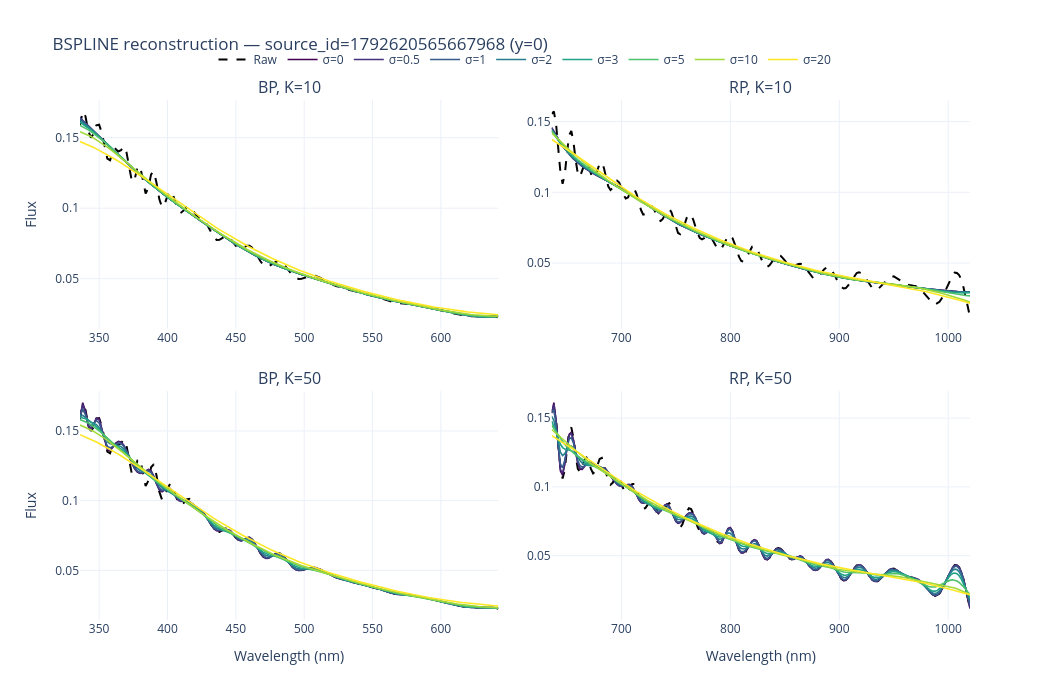

The notebook cell this image was saved under:
### Markdown cell above
### 10a. B-spline basis

Each subplot shows the **raw spectrum** (black dashed) and the **basis reconstruction** for every σ value.
- Rows = K (number of basis coefficients)
- Columns = spectral arm (BP, RP)
- Colored lines = reconstruction from K B-spline coefficients fitted on gaussian-smoothed flux at that σ

### Code cell
def plot_basis_reconstructions(basis: str):
    fig = make_subplots(
        rows=len(K_VIS), cols=2,
        subplot_titles=[f"{arm}, K={k}" for k in K_VIS for arm in ("BP", "RP")],
        vertical_spacing=0.12, horizontal_spacing=0.06,
    )
    shown = set()

    for ri, K in enumerate(K_VIS, 1):
        for ci, (block, arm) in enumerate([(bp_block, "BP"), (rp_block, "RP")], 1):
            raw_flux = block.flux[STAR_IDX]
            wl = block.wavelengths

            fig.add_trace(go.Scatter(
                x=wl, y=raw_flux, mode="lines",
                line=dict(color="black", width=2, dash="dash"),
                name="Raw", legendgroup="raw",
                showlegend="raw" not in shown,
            ), row=ri, col=ci)
            shown.add("raw")

            for sigma in ALL_SIGMAS:
                smoothing = "none" if sigma == 0 else "gaussian"
                sm_kwargs = {} if sigma == 0 else {"sigma": sigma}
                smoothed = step02.smooth_flux(raw_flux, smoothing, **sm_kwargs)
                coeffs = step02.fit_basis(wl, smoothed, basis, K)
                recon = step02.reconstruct_flux(wl, coeffs, basis)

                lname = f"σ={sigma}"
                fig.add_trace(go.Scatter(
                    x=wl, y=recon, mode="lines",
                    line=dict(color=SIGMA_COLORS[sigma], width=1.6),
                    name=lname, legendgroup=lname,
                    showlegend=lname not in shown,
                ), row=ri, col=ci)
                shown.add(lname)

    fig.update_layout(
        height=700, width=1050,
        title_text=f"{basis.upper()} reconstruction — source_id={sid} (y={label})",
        template="plotly_white",
        legend=dict(orientation="h", yanchor="bottom", y=1.05, xanchor="center", x=0.5),
    )
    fig.update_xaxes(title_text="Wavelength (nm)", row=len(K_VIS))
    fig.update_yaxes(title_text="Flux", col=1)
    return fig

plot_basis_reconstructions("bspline").show()

### Figure 1 — Plotly figure (JSON) as saved in the notebook; plotly's stock layout.template omitted (floating-point values rounded to 4 significant figures; data arrays with more than 128 entries replaced by an {"elided": "..."} marker saying what was removed)
{"data": [{"legendgroup": "raw", "line": {"color": "black", "dash": "dash", "width": 2}, "mode": "lines", "name": "Raw", "showlegend": true, "type": "scatter", "x": {"elided": "154 float values"}, "xaxis": "x", "y": {"elided": "154 float values"}, "yaxis": "y"}, {"legendgroup": "σ=0", "line": {"color": "rgb(68, 1, 84)", "width": 1.6}, "mode": "lines", "name": "σ=0", "showlegend": true, "type": "scatter", "x": {"elided": "154 float values"}, "xaxis": "x", "y": {"elided": "154 float values"}, "yaxis": "y"}, {"legendgroup": "σ=0.5", "line": {"color": "rgb(69, 49, 125)", "width": 1.6}, "mode": "lines", "name": "σ=0.5", "showlegend": true, "type": "scatter", "x": {"elided": "154 float values"}, "xaxis": "x", "y": {"elided": "154 float values"}, "yaxis": "y"}, {"legendgroup": "σ=1", "line": {"color": "rgb(55, 91, 140)", "width": 1.6}, "mode": "lines", "name": "σ=1", "showlegend": true, "type": "scatter", "x": {"elided": "154 float values"}, "xaxis": "x", "y": {"elided": "154 float values"}, "yaxis": "y"}, {"legendgroup": "σ=2", "line": {"color": "rgb(40, 126, 142)", "width": 1.6}, "mode": "lines", "name": "σ=2", "showlegend": true, "type": "scatter", "x": {"elided": "154 float values"}, "xaxis": "x", "y": {"elided": "154 float values"}, "yaxis": "y"}, {"legendgroup": "σ=3", "line": {"color": "rgb(34, 162, 135)", "width": 1.6}, "mode": "lines", "name": "σ=3", "showlegend": true, "type": "scatter", "x": {"elided": "154 float values"}, "xaxis": "x", "y": {"elided": "154 float values"}, "yaxis": "y"}, {"legendgroup": "σ=5", "line": {"color": "rgb(77, 193, 107)", "width": 1.6}, "mode": "lines", "name": "σ=5", "showlegend": true, "type": "scatter", "x": {"elided": "154 float values"}, "xaxis": "x", "y": {"elided": "154 float values"}, "yaxis": "y"}, {"legendgroup": "σ=10", "line": {"color": "rgb(161, 217, 56)", "width": 1.6}, "mode": "lines", "name": "σ=10", "showlegend": true, "type": "scatter", "x": {"elided": "154 float values"}, "xaxis": "x", "y": {"elided": "154 float values"}, "yaxis": "y"}, {"legendgroup": "σ=20", "line": {"color": "rgb(253, 231, 37)", "width": 1.6}, "mode": "lines", "name": "σ=20", "showlegend": true, "type": "scatter", "x": {"elided": "154 float values"}, "xaxis": "x", "y": {"elided": "154 float values"}, "yaxis": "y"}, {"legendgroup": "raw", "line": {"color": "black", "dash": "dash", "width": 2}, "mode": "lines", "name": "Raw", "showlegend": false, "type": "scatter", "x": {"elided": "193 float values"}, "xaxis": "x2", "y": {"elided": "193 float values"}, "yaxis": "y2"}, {"legendgroup": "σ=0", "line": {"color": "rgb(68, 1, 84)", "width": 1.6}, "mode": "lines", "name": "σ=0", "showlegend": false, "type": "scatter", "x": {"elided": "193 float values"}, "xaxis": "x2", "y": {"elided": "193 float values"}, "yaxis": "y2"}, {"legendgroup": "σ=0.5", "line": {"color": "rgb(69, 49, 125)", "width": 1.6}, "mode": "lines", "name": "σ=0.5", "showlegend": false, "type": "scatter", "x": {"elided": "193 float values"}, "xaxis": "x2", "y": {"elided": "193 float values"}, "yaxis": "y2"}, {"legendgroup": "σ=1", "line": {"color": "rgb(55, 91, 140)", "width": 1.6}, "mode": "lines", "name": "σ=1", "showlegend": false, "type": "scatter", "x": {"elided": "193 float values"}, "xaxis": "x2", "y": {"elided": "193 float values"}, "yaxis": "y2"}, {"legendgroup": "σ=2", "line": {"color": "rgb(40, 126, 142)", "width": 1.6}, "mode": "lines", "name": "σ=2", "showlegend": false, "type": "scatter", "x": {"elided": "193 float values"}, "xaxis": "x2", "y": {"elided": "193 float values"}, "yaxis": "y2"}, {"legendgroup": "σ=3", "line": {"color": "rgb(34, 162, 135)", "width": 1.6}, "mode": "lines", "name": "σ=3", "showlegend": false, "type": "scatter", "x": {"elided": "193 float values"}, "xaxis": "x2", "y": {"elided": "193 float values"}, "yaxis": "y2"}, {"legendgroup": "σ=5", "line": {"color": "rgb(77, 193, 107)", "width": 1.6}, "mode": "lines", "name": "σ=5", "showlegend": false, "type": "scatter", "x": {"elided": "193 float values"}, "xaxis": "x2", "y": {"elided": "193 float values"}, "yaxis": "y2"}, {"legendgroup": "σ=10", "line": {"color": "rgb(161, 217, 56)", "width": 1.6}, "mode": "lines", "name": "σ=10", "showlegend": false, "type": "scatter", "x": {"elided": "193 float values"}, "xaxis": "x2", "y": {"elided": "193 float values"}, "yaxis": "y2"}, {"legendgroup": "σ=20", "line": {"color": "rgb(253, 231, 37)", "width": 1.6}, "mode": "lines", "name": "σ=20", "showlegend": false, "type": "scatter", "x": {"elided": "193 float values"}, "xaxis": "x2", "y": {"elided": "193 float values"}, "yaxis": "y2"}, {"legendgroup": "raw", "line": {"color": "black", "dash": "dash", "width": 2}, "mode": "lines", "name": "Raw", "showlegend": false, "type": "scatter", "x": {"elided": "154 float values"}, "xaxis": "x3", "y": {"elided": "154 float values"}, "yaxis": "y3"}, {"legendgroup": "σ=0", "line": {"color": "rgb(68, 1, 84)", "width": 1.6}, "mode": "lines", "name": "σ=0", "showlegend": false, "type": "scatter", "x": {"elided": "154 float values"}, "xaxis": "x3", "y": {"elided": "154 float values"}, "yaxis": "y3"}, {"legendgroup": "σ=0.5", "line": {"color": "rgb(69, 49, 125)", "width": 1.6}, "mode": "lines", "name": "σ=0.5", "showlegend": false, "type": "scatter", "x": {"elided": "154 float values"}, "xaxis": "x3", "y": {"elided": "154 float values"}, "yaxis": "y3"}, {"legendgroup": "σ=1", "line": {"color": "rgb(55, 91, 140)", "width": 1.6}, "mode": "lines", "name": "σ=1", "showlegend": false, "type": "scatter", "x": {"elided": "154 float values"}, "xaxis": "x3", "y": {"elided": "154 float values"}, "yaxis": "y3"}, {"legendgroup": "σ=2", "line": {"color": "rgb(40, 126, 142)", "width": 1.6}, "mode": "lines", "name": "σ=2", "showlegend": false, "type": "scatter", "x": {"elided": "154 float values"}, "xaxis": "x3", "y": {"elided": "154 float values"}, "yaxis": "y3"}, {"legendgroup": "σ=3", "line": {"color": "rgb(34, 162, 135)", "width": 1.6}, "mode": "lines", "name": "σ=3", "showlegend": false, "type": "scatter", "x": {"elided": "154 float values"}, "xaxis": "x3", "y": {"elided": "154 float values"}, "yaxis": "y3"}, {"legendgroup": "σ=5", "line": {"color": "rgb(77, 193, 107)", "width": 1.6}, "mode": "lines", "name": "σ=5", "showlegend": false, "type": "scatter", "x": {"elided": "154 float values"}, "xaxis": "x3", "y": {"elided": "154 float values"}, "yaxis": "y3"}, {"legendgroup": "σ=10", "line": {"color": "rgb(161, 217, 56)", "width": 1.6}, "mode": "lines", "name": "σ=10", "showlegend": false, "type": "scatter", "x": {"elided": "154 float values"}, "xaxis": "x3", "y": {"elided": "154 float values"}, "yaxis": "y3"}, {"legendgroup": "σ=20", "line": {"color": "rgb(253, 231, 37)", "width": 1.6}, "mode": "lines", "name": "σ=20", "showlegend": false, "type": "scatter", "x": {"elided": "154 float values"}, "xaxis": "x3", "y": {"elided": "154 float values"}, "yaxis": "y3"}, {"legendgroup": "raw", "line": {"color": "black", "dash": "dash", "width": 2}, "mode": "lines", "name": "Raw", "showlegend": false, "type": "scatter", "x": {"elided": "193 float values"}, "xaxis": "x4", "y": {"elided": "193 float values"}, "yaxis": "y4"}, {"legendgroup": "σ=0", "line": {"color": "rgb(68, 1, 84)", "width": 1.6}, "mode": "lines", "name": "σ=0", "showlegend": false, "type": "scatter", "x": {"elided": "193 float values"}, "xaxis": "x4", "y": {"elided": "193 float values"}, "yaxis": "y4"}, {"legendgroup": "σ=0.5", "line": {"color": "rgb(69, 49, 125)", "width": 1.6}, "mode": "lines", "name": "σ=0.5", "showlegend": false, "type": "scatter", "x": {"elided": "193 float values"}, "xaxis": "x4", "y": {"elided": "193 float values"}, "yaxis": "y4"}, {"legendgroup": "σ=1", "line": {"color": "rgb(55, 91, 140)", "width": 1.6}, "mode": "lines", "name": "σ=1", "showlegend": false, "type": "scatter", "x": {"elided": "193 float values"}, "xaxis": "x4", "y": {"elided": "193 float values"}, "yaxis": "y4"}, {"legendgroup": "σ=2", "line": {"color": "rgb(40, 126, 142)", "width": 1.6}, "mode": "lines", "name": "σ=2", "showlegend": false, "type": "scatter", "x": {"elided": "193 float values"}, "xaxis": "x4", "y": {"elided": "193 float values"}, "yaxis": "y4"}, {"legendgroup": "σ=3", "line": {"color": "rgb(34, 162, 135)", "width": 1.6}, "mode": "lines", "name": "σ=3", "showlegend": false, "type": "scatter", "x": {"elided": "193 float values"}, "xaxis": "x4", "y": {"elided": "193 float values"}, "yaxis": "y4"}, {"legendgroup": "σ=5", "line": {"color": "rgb(77, 193, 107)", "width": 1.6}, "mode": "lines", "name": "σ=5", "showlegend": false, "type": "scatter", "x": {"elided": "193 float values"}, "xaxis": "x4", "y": {"elided": "193 float values"}, "yaxis": "y4"}, {"legendgroup": "σ=10", "line": {"color": "rgb(161, 217, 56)", "width": 1.6}, "mode": "lines", "name": "σ=10", "showlegend": false, "type": "scatter", "x": {"elided": "193 float values"}, "xaxis": "x4", "y": {"elided": "193 float values"}, "yaxis": "y4"}, {"legendgroup": "σ=20", "line": {"color": "rgb(253, 231, 37)", "width": 1.6}, "mode": "lines", "name": "σ=20", "showlegend": false, "type": "scatter", "x": {"elided": "193 float values"}, "xaxis": "x4", "y": {"elided": "193 float values"}, "yaxis": "y4"}], "layout": {"annotations": [{"font": {"size": 16}, "showarrow": false, "text": "BP, K=10", "x": 0.235, "xanchor": "center", "xref": "paper", "y": 1, "yanchor": "bottom", "yref": "paper"}, {"font": {"size": 16}, "showarrow": false, "text": "RP, K=10", "x": 0.765, "xanchor": "center", "xref": "paper", "y": 1, "yanchor": "bottom", "yref": "paper"}, {"font": {"size": 16}, "showarrow": false, "text": "BP, K=50", "x": 0.235, "xanchor": "center", "xref": "paper", "y": 0.44, "yanchor": "bottom", "yref": "paper"}, {"font": {"size": 16}, "showarrow": false, "text": "RP, K=50", "x": 0.765, "xanchor": "center", "xref": "paper", "y": 0.44, "yanchor": "bottom", "yref": "paper"}], "height": 700, "legend": {"orientation": "h", "x": 0.5, "xanchor": "center", "y": 1.05, "yanchor": "bottom"}, "title": {"text": "BSPLINE reconstruction — source_id=1792620565667968 (y=0)"}, "width": 1050, "xaxis": {"anchor": "y", "domain": [0, 0.47]}, "xaxis2": {"anchor": "y2", "domain": [0.53, 1]}, "xaxis3": {"anchor": "y3", "domain": [0, 0.47], "title": {"text": "Wavelength (nm)"}}, "xaxis4": {"anchor": "y4", "domain": [0.53, 1], "title": {"text": "Wavelength (nm)"}}, "yaxis": {"anchor": "x", "domain": [0.56, 1], "title": {"text": "Flux"}}, "yaxis2": {"anchor": "x2", "domain": [0.56, 1]}, "yaxis3": {"anchor": "x3", "domain": [0, 0.44], "title": {"text": "Flux"}}, "yaxis4": {"anchor": "x4", "domain": [0, 0.44]}}}
